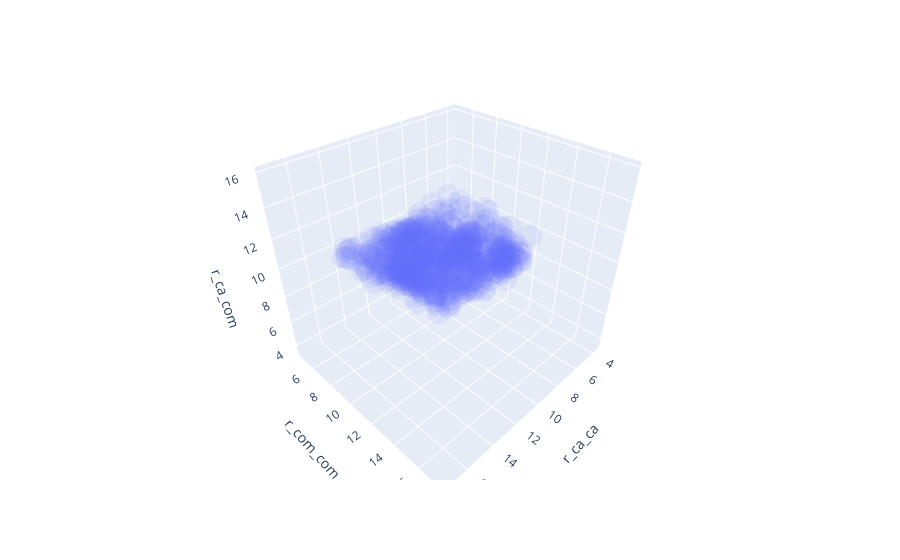

Notebook code for this chart:
### Code cell
import plotly.express as px
res = "TRP"
data_res = data.query(f"ResName1 == '{res}' and ResName2 == '{res}'").reset_index(drop=True)
print(res, data_res.shape)
fig = px.scatter_3d(data_res, x='r_ca_ca', y='r_com_com', z='r_ca_com', opacity=0.1)
fig.show()

### Figure 1 — Plotly figure (JSON) as saved in the notebook; plotly's stock layout.template omitted (floating-point values rounded to 4 significant figures; data arrays with more than 128 entries replaced by an {"elided": "..."} marker saying what was removed)
{"data": [{"hoverlabel": {"namelength": 0}, "hovertemplate": "r_ca_ca=%{x}<br>r_com_com=%{y}<br>r_ca_com=%{z}", "legendgroup": "", "marker": {"color": "#636efa", "opacity": 0.1, "symbol": "circle"}, "mode": "markers", "name": "", "scene": "scene", "showlegend": false, "type": "scatter3d", "x": {"elided": "703 float values"}, "y": {"elided": "703 float values"}, "z": {"elided": "703 float values"}}], "layout": {"legend": {"tracegroupgap": 0}, "margin": {"t": 60}, "scene": {"domain": {"x": [0, 1], "y": [0, 1]}, "xaxis": {"title": {"text": "r_ca_ca"}}, "yaxis": {"title": {"text": "r_com_com"}}, "zaxis": {"title": {"text": "r_ca_com"}}}}}
